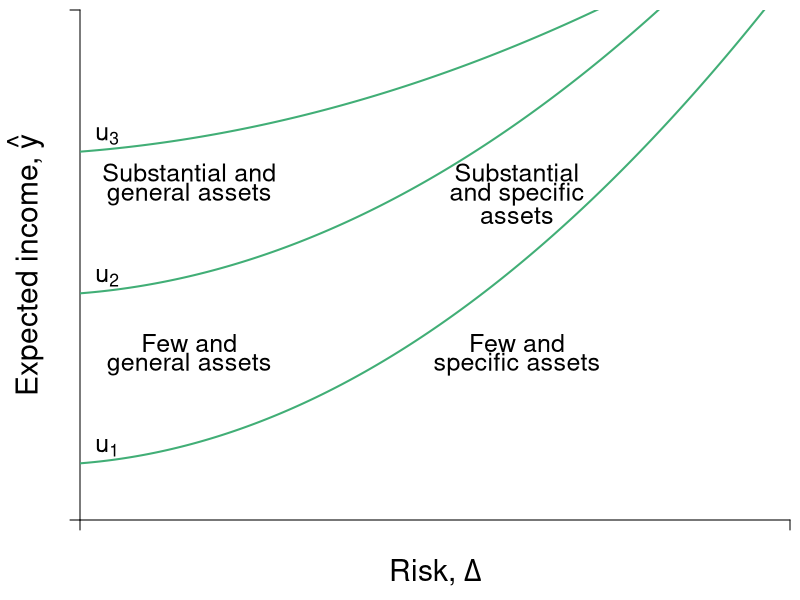

Here is the R script that generated this plot:
#Graph Designer: Simon Halliday & Scott Cohn
#Authors: Bowles and Halliday
#Title: Coordination, Conflict and Competition: A Text in Microeconomics

library(shape)
pdf(file = "risk/indiff_map_assets.pdf", width = 8, height = 8)

# Set parameters for graphics
axislabelsize <- 1.8
labelsize <- 1.5
namesize <- 1.8
annotatesize <- 1.5
graphlinewidth <- 2
segmentlinewidth <- 1.5

COL <- c("#7fc97f", "#beaed4", "#fdc086", "#ffff99", "#386cb0", "#f0027f", "#bf5b17", "#666666")
COLA <- c("#e0f3db", "#99d8c9","#66c2a4","#41ae76", "#238b45", "#005824")
COLB <- c("#c6dbef", "#4eb3d3", "#2b8cbe", "#0868ac","#084081")
COLC <- c("#fcfbfd", "#efedf5", "#dadaeb", "#bcbddc", "#9e9ac8", "#807dba", "#6a51a3", "#54278f", "#3f007d")
grays <- gray.colors(25, start = 1, end = 0)

a <- c(2, 4, 6)
par(mar =  c(4, 4, .5, .5))
xlims <- c(0, 13)
ylims <- c(0, 18)

indiff <- function(g, intercept = 4, slope = 0.09){
  intercept + slope*g^2 + 0.15*g
}

insur <- function(g, intercept = 3, slope = 0.36){
  intercept  + slope*g
}

#Indifference curves of a risk-averse homo economicus (2nd graph out of the two for 4.7)
indiffA <- function(x, ua = 2, slope = 1/12) {
  ua + slope*(x)^2
}


npts <- 501 
x <- seq(xlims[1], xlims[2], length.out = npts)
y <- seq(ylims[1], ylims[2], length.out = npts) 

plot(0, 0, xlim = xlims, ylim = ylims, type = "n",
     xlab = expression(paste("")),
     ylab = expression(paste("")), 
     xaxt = "n", 
     yaxt = "n", 
     cex.lab = axislabelsize, 
     bty = "n", 
     xaxs = "i", 
     yaxs = "i"
)

#x and y limits with plain axes without ticks/numbers to match previous graph

#ticksx <- seq(from = 0, to = xlims[2]+1, by = 4)
#xlabels <- seq(from = 0, to = xlims[2], by = 1)
ticksx <- c(xlims[1], xlims[2])
xlabels <- c(NA, NA)
#ticksy <- seq(from = 0, to = ylims[2]+1, by = 4)
#ylabels <- seq(from = 0, to = ylims[2], by = 1)
ticksy <- c(ylims[1], ylims[2])
ylabels <- c(NA, NA)

axis(1,at = ticksx,  pos = 0, labels = xlabels)
axis(2,at = ticksy,  pos = 0, labels = ylabels, las = 1)

npts <- 500 
xx1 <- seq(xlims[1], xlims[2], length.out = npts)
xx2 <- seq(0, xlims[2], length.out = npts)
xx3 <- seq(xlims[1], 0, length.out = npts)
xx4 <- seq(-11, 0, length.out = npts)


lines(xx1, indiff(xx1, intercept = 2, slope = 0.09), col = COLA[4], lwd = graphlinewidth, lty = 1)
lines(xx1, indiff(xx1, intercept = 8, slope = 0.075), col = COLA[4], lwd = graphlinewidth, lty = 1)
lines(xx1, indiff(xx1, intercept = 13, slope = 0.04), col = COLA[4], lwd = graphlinewidth, lty = 1)

#Axis labels and draw linear utility function
mtext(expression(paste("Risk, ", Delta)), side=1, line = 2.5, cex = axislabelsize)
text(xlims[1] - 1, ylims[2] - 0.5*(ylims[2] - ylims[1]), expression(paste("Expected income, ", hat(y))), xpd = TRUE, cex = axislabelsize, srt = 90) 

#label the three indifference curves

text(20.5, indiffA(20)+3.355, expression(paste(u[1])), xpd = TRUE, cex = labelsize)
text(16, indiffA(18)+9.8, expression(paste(u[2])),  xpd = TRUE, cex = labelsize)
text(10.5, indiffA(16)+15.5, expression(paste(u[3])),  xpd = TRUE, cex = labelsize)

# Asset Labels
text(2, 12.25, expression(paste("Substantial and")), xpd = TRUE, cex = labelsize)
text(2, 11.5, expression(paste("general assets")), xpd = TRUE, cex = labelsize)

text(2, 6.25, expression(paste("Few and")), xpd = TRUE, cex = labelsize)
text(2, 5.5, expression(paste("general assets")), xpd = TRUE, cex = labelsize)

text(8, 12.25, expression(paste("Substantial")), xpd = TRUE, cex = labelsize)
text(8, 11.5, expression(paste("and specific")), xpd = TRUE, cex = labelsize)
text(8, 10.75, expression(paste("assets")), xpd = TRUE, cex = labelsize)

text(8, 6.25, expression(paste("Few and")), xpd = TRUE, cex = labelsize)
text(8, 5.5, expression(paste("specific assets")), xpd = TRUE, cex = labelsize)

# Label value functions

text(.5, 2.55, expression(u[1]), cex = labelsize)
text(.5, 8.55, expression(u[2]), cex = labelsize)
text(.5, 13.55, expression(u[3]), cex = labelsize)

dev.off()
